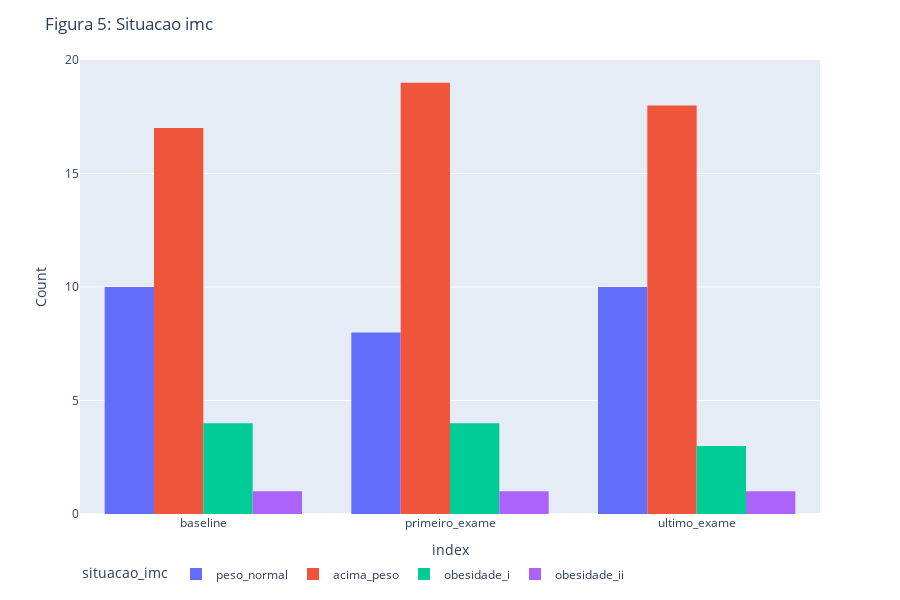

The code cell stored with this chart in its notebook:
### Code cell
pd.options.plotting.backend = "plotly"
fig = pd.concat([df_baseline.groupby("situacao_imc")[["situacao_imc"]].count(),
                 df_primeiro_exame.groupby("situacao_imc")[["situacao_imc"]].count(),
                 df_ultimo_exame.groupby("situacao_imc")[["situacao_imc"]].count()],axis=1)

fig.columns = ["baseline","primeiro_exame","ultimo_exame"]
fig = fig.T
fig = fig[["peso_normal","acima_peso","obesidade_i", "obesidade_ii"]]
# print(fig)
fig = px.histogram(fig, x=fig.index, y=fig.columns, barmode='group',
            #  color='smoker', barmode='group',
             height=400)

fig.update_layout(
    title = "Figura 5: Situacao imc ",
    dragmode="zoom",
    hovermode="x",
    legend=dict(orientation="h"),
    height=600,
    # legend = dict(traceorder="reversed"),
    # template = "plotly_dark",
)

# fig.update_xaxes(title = "grupo_idade")
fig.update_yaxes(title_text="Count")

fig.show()
fig.write_image("../reports/figures/Situacao_imc.png")

### Figure 1 — Plotly figure (JSON) as saved in the notebook; plotly's stock layout.template omitted (floating-point values rounded to 4 significant figures)
{"data": [{"alignmentgroup": "True", "bingroup": "x", "histfunc": "sum", "hovertemplate": "situacao_imc=peso_normal<br>index=%{x}<br>sum of value=%{y}<extra></extra>", "legendgroup": "peso_normal", "marker": {"color": "#636efa", "pattern": {"shape": ""}}, "name": "peso_normal", "offsetgroup": "peso_normal", "orientation": "v", "showlegend": true, "type": "histogram", "x": ["baseline", "primeiro_exame", "ultimo_exame"], "xaxis": "x", "y": [10, 8, 10], "yaxis": "y"}, {"alignmentgroup": "True", "bingroup": "x", "histfunc": "sum", "hovertemplate": "situacao_imc=acima_peso<br>index=%{x}<br>sum of value=%{y}<extra></extra>", "legendgroup": "acima_peso", "marker": {"color": "#EF553B", "pattern": {"shape": ""}}, "name": "acima_peso", "offsetgroup": "acima_peso", "orientation": "v", "showlegend": true, "type": "histogram", "x": ["baseline", "primeiro_exame", "ultimo_exame"], "xaxis": "x", "y": [17, 19, 18], "yaxis": "y"}, {"alignmentgroup": "True", "bingroup": "x", "histfunc": "sum", "hovertemplate": "situacao_imc=obesidade_i<br>index=%{x}<br>sum of value=%{y}<extra></extra>", "legendgroup": "obesidade_i", "marker": {"color": "#00cc96", "pattern": {"shape": ""}}, "name": "obesidade_i", "offsetgroup": "obesidade_i", "orientation": "v", "showlegend": true, "type": "histogram", "x": ["baseline", "primeiro_exame", "ultimo_exame"], "xaxis": "x", "y": [4, 4, 3], "yaxis": "y"}, {"alignmentgroup": "True", "bingroup": "x", "histfunc": "sum", "hovertemplate": "situacao_imc=obesidade_ii<br>index=%{x}<br>sum of value=%{y}<extra></extra>", "legendgroup": "obesidade_ii", "marker": {"color": "#ab63fa", "pattern": {"shape": ""}}, "name": "obesidade_ii", "offsetgroup": "obesidade_ii", "orientation": "v", "showlegend": true, "type": "histogram", "x": ["baseline", "primeiro_exame", "ultimo_exame"], "xaxis": "x", "y": [1, 1, 1], "yaxis": "y"}], "layout": {"barmode": "group", "dragmode": "zoom", "height": 600, "hovermode": "x", "legend": {"orientation": "h", "title": {"text": "situacao_imc"}, "tracegroupgap": 0}, "margin": {"t": 60}, "title": {"text": "Figura 5: Situacao imc "}, "xaxis": {"anchor": "y", "domain": [0, 1], "title": {"text": "index"}}, "yaxis": {"anchor": "x", "domain": [0, 1], "title": {"text": "Count"}}}}
